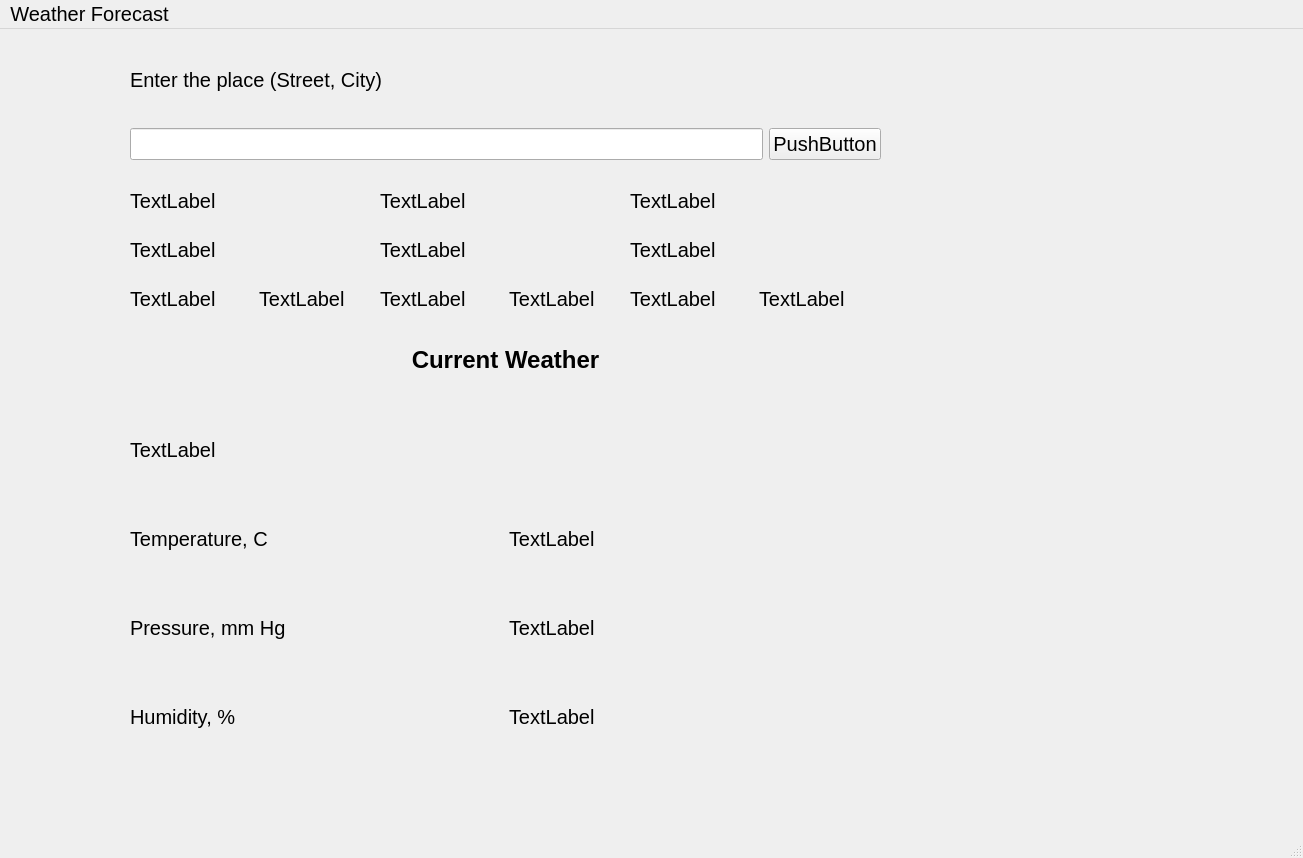
<?xml version="1.0" encoding="UTF-8"?>
<ui version="4.0">
 <class>MainWindow</class>
 <widget class="QMainWindow" name="MainWindow">
  <property name="geometry">
   <rect>
    <x>0</x>
    <y>0</y>
    <width>1303</width>
    <height>858</height>
   </rect>
  </property>
  <property name="font">
   <font>
    <pointsize>15</pointsize>
   </font>
  </property>
  <property name="windowTitle">
   <string>MainWindow</string>
  </property>
  <widget class="QWidget" name="centralwidget">
   <widget class="QWidget" name="horizontalLayoutWidget">
    <property name="geometry">
     <rect>
      <x>130</x>
      <y>80</y>
      <width>751</width>
      <height>71</height>
     </rect>
    </property>
    <layout class="QHBoxLayout" name="horizontalLayout">
     <item>
      <widget class="QLineEdit" name="linewithadress">
       <property name="sizePolicy">
        <sizepolicy hsizetype="Expanding" vsizetype="Maximum">
         <horstretch>0</horstretch>
         <verstretch>0</verstretch>
        </sizepolicy>
       </property>
       <property name="font">
        <font>
         <pointsize>15</pointsize>
        </font>
       </property>
       <property name="text">
        <string/>
       </property>
      </widget>
     </item>
     <item>
      <widget class="QPushButton" name="find">
       <property name="text">
        <string>PushButton</string>
       </property>
      </widget>
     </item>
    </layout>
   </widget>
   <widget class="QLabel" name="label">
    <property name="geometry">
     <rect>
      <x>130</x>
      <y>20</y>
      <width>431</width>
      <height>61</height>
     </rect>
    </property>
    <property name="font">
     <font>
      <pointsize>15</pointsize>
     </font>
    </property>
    <property name="text">
     <string>Enter the place (Street, Сity)</string>
    </property>
   </widget>
   <widget class="QWidget" name="gridLayoutWidget">
    <property name="geometry">
     <rect>
      <x>130</x>
      <y>290</y>
      <width>751</width>
      <height>439</height>
     </rect>
    </property>
    <layout class="QGridLayout" name="gridLayout">
     <item row="1" column="0" colspan="2">
      <widget class="QLabel" name="discription">
       <property name="enabled">
        <bool>true</bool>
       </property>
       <property name="font">
        <font>
         <strikeout>false</strikeout>
        </font>
       </property>
       <property name="text">
        <string>TextLabel</string>
       </property>
      </widget>
     </item>
     <item row="2" column="0">
      <widget class="QLabel" name="TextTemp">
       <property name="text">
        <string>Temperature, C</string>
       </property>
      </widget>
     </item>
     <item row="4" column="1">
      <widget class="QLabel" name="humidity">
       <property name="text">
        <string>TextLabel</string>
       </property>
      </widget>
     </item>
     <item row="3" column="0">
      <widget class="QLabel" name="TextPressure">
       <property name="text">
        <string>Pressure, mm Hg</string>
       </property>
      </widget>
     </item>
     <item row="2" column="1">
      <widget class="QLabel" name="temp">
       <property name="text">
        <string>TextLabel</string>
       </property>
      </widget>
     </item>
     <item row="3" column="1">
      <widget class="QLabel" name="pressure">
       <property name="text">
        <string>TextLabel</string>
       </property>
      </widget>
     </item>
     <item row="4" column="0">
      <widget class="QLabel" name="texthumidity">
       <property name="text">
        <string>Humidity, %</string>
       </property>
      </widget>
     </item>
     <item row="0" column="0" colspan="2">
      <widget class="QLabel" name="TextCurrentWeather">
       <property name="text">
        <string>&lt;html&gt;&lt;head/&gt;&lt;body&gt;&lt;p align=&quot;center&quot;&gt;&lt;span style=&quot; font-size:18pt; font-weight:600;&quot;&gt;Current Weather&lt;/span&gt;&lt;/p&gt;&lt;/body&gt;&lt;/html&gt;</string>
       </property>
      </widget>
     </item>
    </layout>
   </widget>
   <widget class="QWidget" name="gridLayoutWidget_4">
    <property name="geometry">
     <rect>
      <x>630</x>
      <y>150</y>
      <width>251</width>
      <height>141</height>
     </rect>
    </property>
    <layout class="QGridLayout" name="gridLayout_4">
     <item row="2" column="0">
      <widget class="QLabel" name="temp_9h">
       <property name="text">
        <string>TextLabel</string>
       </property>
      </widget>
     </item>
     <item row="2" column="1">
      <widget class="QLabel" name="pres_9h">
       <property name="text">
        <string>TextLabel</string>
       </property>
      </widget>
     </item>
     <item row="0" column="0" colspan="2">
      <widget class="QLabel" name="h9">
       <property name="text">
        <string>TextLabel</string>
       </property>
      </widget>
     </item>
     <item row="1" column="0" colspan="2">
      <widget class="QLabel" name="discr_9h">
       <property name="text">
        <string>TextLabel</string>
       </property>
      </widget>
     </item>
    </layout>
   </widget>
   <widget class="QWidget" name="gridLayoutWidget_5">
    <property name="geometry">
     <rect>
      <x>380</x>
      <y>150</y>
      <width>251</width>
      <height>141</height>
     </rect>
    </property>
    <layout class="QGridLayout" name="gridLayout_5">
     <item row="1" column="0" colspan="2">
      <widget class="QLabel" name="discr_6h">
       <property name="text">
        <string>TextLabel</string>
       </property>
      </widget>
     </item>
     <item row="2" column="1">
      <widget class="QLabel" name="pres_6h">
       <property name="text">
        <string>TextLabel</string>
       </property>
      </widget>
     </item>
     <item row="0" column="0" colspan="2">
      <widget class="QLabel" name="h6">
       <property name="text">
        <string>TextLabel</string>
       </property>
      </widget>
     </item>
     <item row="2" column="0">
      <widget class="QLabel" name="temp_6h">
       <property name="text">
        <string>TextLabel</string>
       </property>
      </widget>
     </item>
    </layout>
   </widget>
   <widget class="QWidget" name="gridLayoutWidget_6">
    <property name="geometry">
     <rect>
      <x>130</x>
      <y>150</y>
      <width>251</width>
      <height>141</height>
     </rect>
    </property>
    <layout class="QGridLayout" name="gridLayout_6">
     <item row="2" column="0">
      <widget class="QLabel" name="temp_3h">
       <property name="text">
        <string>TextLabel</string>
       </property>
      </widget>
     </item>
     <item row="2" column="1">
      <widget class="QLabel" name="pres_3h">
       <property name="text">
        <string>TextLabel</string>
       </property>
      </widget>
     </item>
     <item row="0" column="0" colspan="2">
      <widget class="QLabel" name="h3">
       <property name="text">
        <string>TextLabel</string>
       </property>
      </widget>
     </item>
     <item row="1" column="0" colspan="2">
      <widget class="QLabel" name="discr_3h">
       <property name="text">
        <string>TextLabel</string>
       </property>
      </widget>
     </item>
    </layout>
   </widget>
  </widget>
  <widget class="QMenuBar" name="menubar">
   <property name="geometry">
    <rect>
     <x>0</x>
     <y>0</y>
     <width>1303</width>
     <height>26</height>
    </rect>
   </property>
   <property name="sizePolicy">
    <sizepolicy hsizetype="Expanding" vsizetype="Minimum">
     <horstretch>0</horstretch>
     <verstretch>0</verstretch>
    </sizepolicy>
   </property>
   <widget class="QMenu" name="menuWeather_Forecast">
    <property name="title">
     <string>Weather Forecast</string>
    </property>
   </widget>
   <addaction name="menuWeather_Forecast"/>
  </widget>
  <widget class="QStatusBar" name="statusbar"/>
 </widget>
 <resources/>
 <connections/>
</ui>
